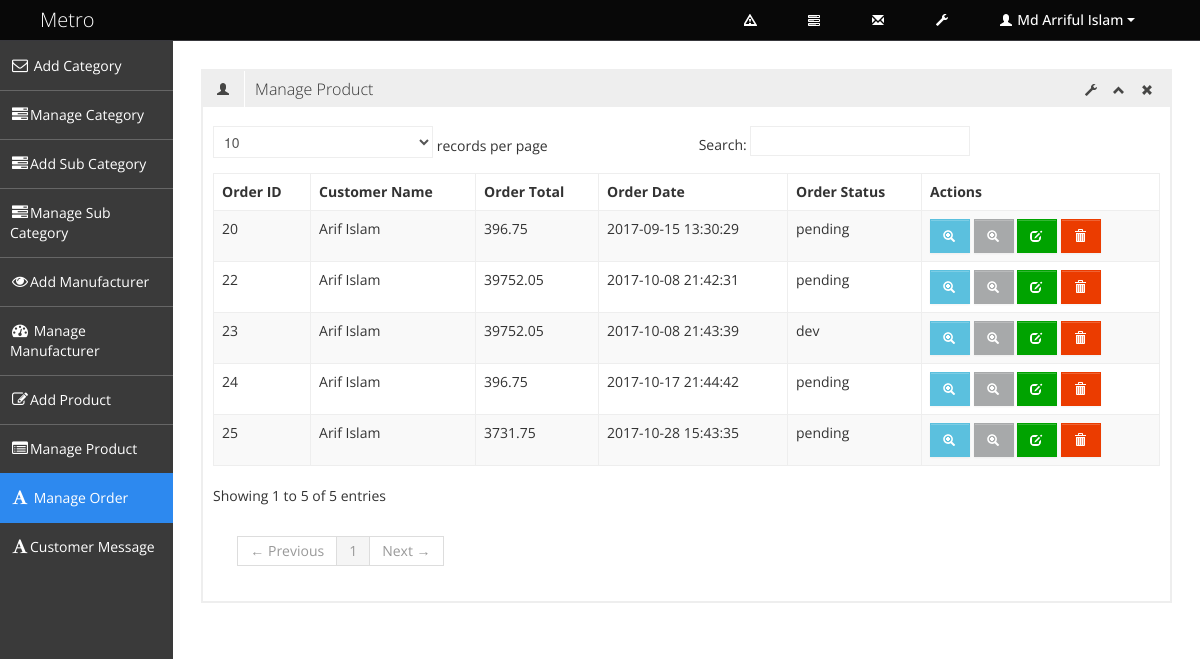
Screenshot of /admin/manage_order.php (signed in) with the database file from the repository.
### tables this page shows
CREATE TABLE `tbl_order` (
  `order_id` int(11) NOT NULL,
  `customer_id` int(11) NOT NULL,
  `shipping_id` int(11) NOT NULL,
  `order_total` float(10,2) NOT NULL,
  `order_status` varchar(15) NOT NULL DEFAULT 'pending',
  `order_date` timestamp NOT NULL DEFAULT CURRENT_TIMESTAMP
);

CREATE TABLE `tbl_customer` (
  `customer_id` int(11) NOT NULL,
  `first_name` varchar(100) NOT NULL,
  `last_name` varchar(100) NOT NULL,
  `email_address` varchar(256) NOT NULL,
  `password` varchar(32) NOT NULL,
  `address` text NOT NULL,
  `phone_number` varchar(30) NOT NULL,
  `district_name` varchar(20) NOT NULL
);

### admin/manage_order.php (called while the page is built, shortened)
<?php
include './admin_master.php';

### classes/super_admin.php (called while the page is built, shortened)
<?php
class Super_admin {
    private $db_connect;
    public function __construct() {
        $host_name = 'localhost';
        $user_name = 'root';
        $password = '';
        $db_name = 'db_ecomerce';
        $this->db_connect = mysqli_connect($host_name, $user_name, $password, $db_name);
    }
    public function select_all_order_info(){
         $sql = "SELECT o.*,c.first_name,c.last_name FROM tbl_order as o, tbl_customer as c,tbl_payment as p WHERE o.customer_id=c.customer_id AND o.order_id=p.order_id ";
        if (mysqli_query($this->db_connect, $sql)) {
            $query_result = mysqli_query($this->db_connect, $sql);
            return $query_result;
        } else {
            die("Query Problem" . mysqli_error($this->db_connect));
        }
    }
}

### admin/pages/manage_order_content.php (the view, shortened to what this page needs)
<?php
$query_result = $obj_super_admin->select_all_order_info();
?>
<div class="row-fluid sortable">
    <div class="box span12">
        <div class="box-header" data-original-title>
            <h2><i class="halflings-icon user"></i><span class="break"></span>Manage Product</h2>
            <div class="box-icon">
                <a href="#" class="btn-setting"><i class="halflings-icon wrench"></i></a>
                <a href="#" class="btn-minimize"><i class="halflings-icon chevron-up"></i></a>
                <a href="#" class="btn-close"><i class="halflings-icon remove"></i></a>
            </div>
        </div>
        <div class="box-content">
            <table class="table table-striped table-bordered bootstrap-datatable datatable">
                <thead>
                    <tr>
                        <th>Order ID</th>
                        <th>Customer Name</th>
                        <th>Order Total</th>
                        <th>Order Date</th>
                        <th>Order Status</th>
                        <th>Actions</th>
                    </tr>
                </thead>
                <tbody>
                    <?php while ($order_info = mysqli_fetch_assoc($query_result)) { ?>
                        <tr>
                            <td><?php echo $order_info['order_id']; ?></td>
                            <td class="center"><?php echo $order_info['first_name'] . ' ' . $order_info['last_name']; ?></td>
                            <td class="center"><?php echo $order_info['order_total']; ?></td>
                            <td class="center"><?php echo $order_info['order_date']; ?></td>
                            <td class="center"><?php echo $order_info['order_status']; ?></td>
                            <td class="center">
                                <a class="btn btn-info" href="view_order.php?id=<?php echo $order_info['order_id']; ?>" title="View Order details">
                                    <i class="halflings-icon white zoom-in"></i>
                                </a>
                                <a class="btn btn-default" href="view_invoice.php?id=<?php echo $order_info['order_id']; ?>" title="View Invoice">
                                    <i class="halflings-icon white zoom-in"></i>
                                </a>
                                <a class="btn btn-success" href="edit_order.php?id=<?php echo $order_info['order_id'] ;?>" title="Edit Order">
                                    <i class="halflings-icon white edit"></i>
                                </a>
                                <a class="btn btn-danger" href="?status=delete&&id=<?php echo $order_info['order_id']; ?>" title="Delete Order" onclick="return check_delete_info();">
                                    <i class="halflings-icon white trash"></i>
                                </a>
                            </td>
                        </tr>
                    <?php } ?>
                </tbody>
            </table>
        </div>
    </div>
</div>

### assets/admin_assets/css/style.css (style rules this page uses)
body { background: #F5F5F5; color: #333; border: none; font-family: 'Open Sans', sans-serif; font-weight: 400; }
h2 { font-size: 16px; line-height: 16px; }
.box { border: 2px solid #eee; background: #fff !important; margin-bottom: 28px; }
.box-header { height: 16px; font-size: 16px; line-height: 16px; padding: 10px; background: #eee; -webkit-box-shadow: none; -moz-box-shadow: none; box-shadow: none; overflow: hidden; }
.box-header h2 { float:left; margin-top: 0px; font-weight: 300; }
.box-header h2 i { margin: 0px 3px 0px 4px; opacity: .8; filter: alpha(opacity=80); -ms-filter:"progid:DXImageTransform.Microsoft.Alpha(Opacity=80)"; }
.box-header .box-icon { float:right; margin-top: 1px; }
.box-header .box-icon i { -webkit-transition: all 0.1s ease-in-out; -moz-transition: all 0.1s ease-in-out; -o-transition: all 0.1s ease-in-out; -ms-transition: all 0.1s ease-in-out; transition: all 0.1s ease-in-out; opacity: .8; filter: alpha(opacity=80); -ms-filter:"progid:DXImageTransform.Microsoft.Alpha(Opacity=80)"; }
.box-header .box-icon a { margin: 0px 5px; }
.box-content { position: relative; z-index: 50; margin-top: -1px; padding: 10px; background: #fff !important; }
.btn { display: inline-block; padding: 6px 12px; margin-bottom: 0; font-size: 14px; font-weight: 500; line-height: 20px; text-align: center; white-space: nowrap; vertical-align: middle; cursor: pointer; border: 1px solid #a7a9aa; -webkit-border-radius: 0px !important; border-radius: 0px !important; }
.btn i { margin-top: 2px; }
.btn { color: #ffffff; background-color: #a7a9aa; border-color: #a7a9aa; background-image: none; filter: none; text-shadow: none; }
.btn-danger { background-color: #EB3C00; border-color: #EB3C00; }
.btn-success { background-color: #00A300; border-color: #00A300; }
.btn-info { background-color: #5bc0de; border-color: #5bc0de; }
.table th, .table td { border-top: 1px solid #eee; }
.table-bordered { border-color: #eee; -webkit-border-radius: 0px !important; -moz-border-radius: 0px !important; border-radius: 0px !important; }
.table-bordered th, .table-bordered td { border-left: 1px solid #eee; }
.table-bordered thead:first-child tr:first-child > th:first-child, .table-bordered tbody:first-child tr:first-child > td:first-child, .table-bordered tbody:first-child tr:first-child > th:first-child { -webkit-border-radius: 0px !important; -moz-border-radius: 0px !important; border-radius: 0px !important; }
.table-bordered thead:first-child tr:first-child > th:last-child, .table-bordered tbody:first-child tr:first-child > td:last-child, .table-bordered tbody:first-child tr:first-child > th:last-child { -webkit-border-radius: 0px !important; -moz-border-radius: 0px !important; border-radius: 0px !important; }
.table-bordered thead:last-child tr:last-child > th:first-child, .table-bordered tbody:last-child tr:last-child > td:first-child, .table-bordered tbody:last-child tr:last-child > th:first-child, .table-bordered tfoot:last-child tr:last-child > td:first-child, .table-bordered tfoot:last-child tr:last-child > th:first-child { -webkit-border-radius: 0px !important; -moz-border-radius: 0px !important; border-radius: 0px !important; }
.table-bordered thead:last-child tr:last-child > th:last-child, .table-bordered tbody:last-child tr:last-child > td:last-child, .table-bordered tbody:last-child tr:last-child > th:last-child, .table-bordered tfoot:last-child tr:last-child > td:last-child, .table-bordered tfoot:last-child tr:last-child > th:last-child { -webkit-border-radius: 0px !important; -moz-border-radius: 0px !important; border-radius: 0px !important; }

### assets/admin_assets/css/halflings.css (style rules this page uses)
html, html .halflings { -webkit-font-smoothing: antialiased !important; }
.halflings-icon { display: inline-block; width: 14px; height: 14px; line-height: 14px; vertical-align: text-top; background-image: url(../img/glyphicons_halflings.svg); background-position: 0 0; background-repeat: no-repeat; vertical-align: top; *display: inline; *zoom: 1; *margin-right: .3em; }
.halflings-icon.white { background-image: url(../img/glyphicons_halflings-white.svg); }
.halflings-icon.user { background-position: -168px 0; }
.halflings-icon.remove { background-position: -312px 0; }
.halflings-icon.zoom-in { background-position: -336px 0; }
.halflings-icon.trash { background-position: -456px 0; }
.halflings-icon.edit { background-position: -96px -72px; }
.halflings-icon.chevron-up { background-position: -288px -120px; }
.halflings-icon.wrench { background-position: -360px -144px; }

### rows the page displays
tbl_order: order_id "20", customer.first_name "Arif", customer.last_name "Islam", order_total "396.75", order_date "2017-09-15 13:30:29", order_status "pending"
tbl_order: order_id "22", customer.first_name "Arif", customer.last_name "Islam", order_total "39752.05", order_date "2017-10-08 21:42:31", order_status "pending"
tbl_order: order_id "23", customer.first_name "Arif", customer.last_name "Islam", order_total "39752.05", order_date "2017-10-08 21:43:39", order_status "dev"
tbl_order: order_id "24", customer.first_name "Arif", customer.last_name "Islam", order_total "396.75", order_date "2017-10-17 21:44:42", order_status "pending"
tbl_order: order_id "25", customer.first_name "Arif", customer.last_name "Islam", order_total "3731.75", order_date "2017-10-28 15:43:35", order_status "pending"

### other values shown
$_SESSION['admin_name'] "Md Arriful Islam"
